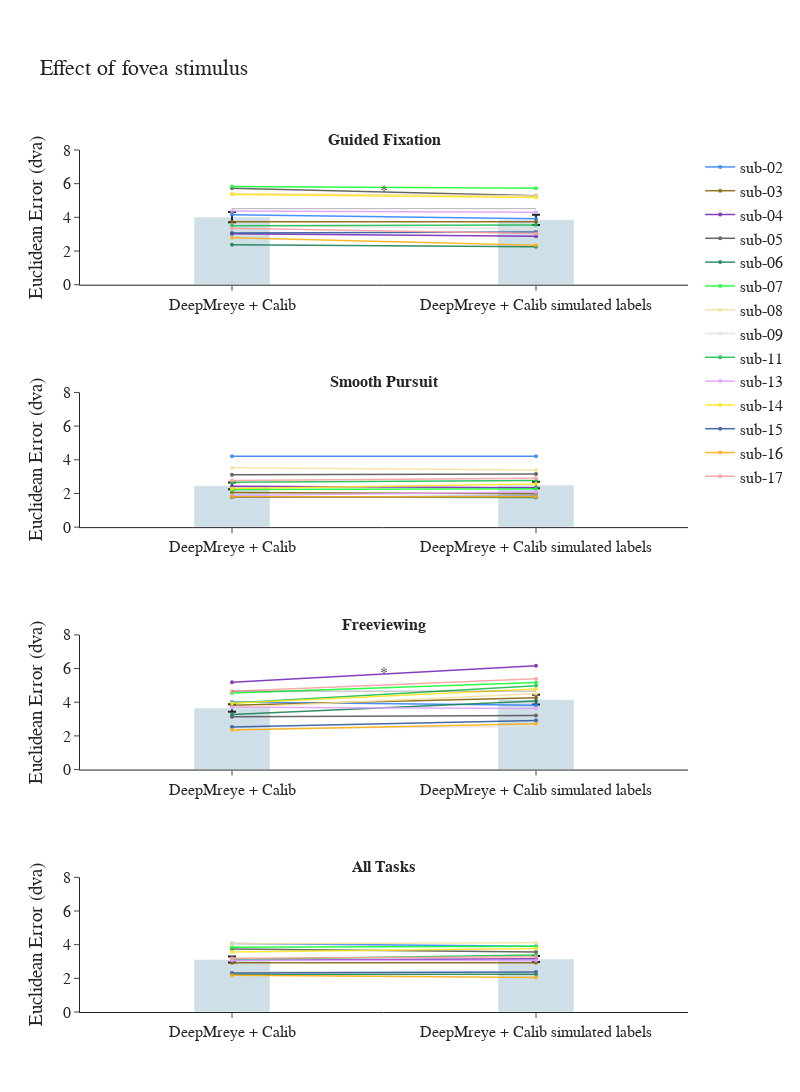

Notebook cell for this chart:
### Code cell
import plotly.graph_objects as go
from plotly.subplots import make_subplots
import numpy as np

# Define color and name mappings
model_name_map = {
    "pretrained": "DeepMreye",
    "scaled": "DeepMreye Scaled",
    "pt_calib": "DeepMreye + Calib", 
    "pt_fivedegree": "DeepMReye 5 degree", 
    "ft_fivedegree": "DeepMReye + Calib 5 degree", 
    "ft_sim": "DeepMreye + Calib simulated labels"
}

bar_color = 'rgba(66, 129, 164, 0.25)' 

colormap_subject_dict = {
    'sub-01': '#AA0DFE', 'sub-02': '#3283FE', 'sub-03': '#85660D', 'sub-04': '#782AB6',
    'sub-05': '#565656', 'sub-06': '#1C8356', 'sub-07': '#16FF32', 'sub-08': '#F7E1A0',
    'sub-09': '#E2E2E2', 'sub-11': '#1CBE4F', 'sub-13': '#DEA0FD', 'sub-14': '#FBE426', 
    'sub-15': '#325A9B', 'sub-16': '#FEAF16', 'sub-17': '#F8A19F'
}

task_labels = ["<b>Guided Fixation<b>", "<b>Smooth Pursuit<b>", "<b>Freeviewing<b>"]
task_names = ["fixation", "pursuit", "freeview", "all"]

comparisons = [("pt_calib", "ft_sim")]

fig = make_subplots(
    rows=4, cols=1,
    subplot_titles=[f"{label}" for label in task_labels] + ["<b>All Tasks<b>"]
)

shown_subjects = set()

for i, task in enumerate(task_names):
    model_a, model_b = comparisons[0]
    row = i + 1
    col = 1

    df_plot = df_ee[
        (df_ee["task"] == task) &
        (df_ee["model"].isin([model_a, model_b]))
    ]

    df_pivot = df_plot.pivot(index="subject", columns="model", values="mean")[[model_a, model_b]].dropna()

    means = df_pivot.mean()
    stderrs = df_pivot.sem()
    x_vals = [0, 1]

    fig.add_trace(go.Bar(
        x=x_vals,
        y=means.values,
        error_y=dict(type="data", array=stderrs.values),
        marker_color=bar_color,
        width=0.25,
        showlegend=False
    ), row=row, col=col)

    for subject, row_data in df_pivot.iterrows():
        color = colormap_subject_dict.get(subject, 'gray')
        show_legend = subject not in shown_subjects
        shown_subjects.add(subject)

        fig.add_trace(go.Scatter(
            x=x_vals,
            y=row_data.values,
            mode='lines+markers',
            line=dict(color=color, width=1.5),
            marker=dict(size=4),
            name=subject,
            opacity=0.9,
            showlegend=show_legend
        ), row=row, col=col)

    # Significance marker
    sig_row = sig_df[
        (sig_df.task == task) &
        (sig_df.model_a == model_a) &
        (sig_df.model_b == model_b)
    ]

    if not sig_row.empty and sig_row.iloc[0].p_value < 0.05:
        y_vals = means.values
        max_y = max(y_vals)
        line_y = max_y + 0.5

        fig.add_shape(
            type="line",
            x0=0,
            x1=1,
            y0=line_y,
            y1=line_y,
            line=dict(color="black", width=1),
            row=row, col=col
        )
        fig.add_trace(go.Scatter(
            x=[0.5],
            y=[line_y + 1],
            text=["*"],
            mode="text",
            showlegend=False
        ), row=row, col=col)

# Layout
fig.update_layout(
    height=1800,
    width=800,
    title_text="Effect of fovea stimulus",
    template="simple_white",
    showlegend=True,
    font=dict(size=16, family="Arial"),
    margin=dict(t=150)
)

# Axis formatting
for i in range(1, 5):
    fig.update_yaxes(range=[0, 8], title_text="Euclidean Error (dva)", row=i, col=1)
    fig.update_xaxes(
        tickvals=[0, 1],
        ticktext=[model_name_map["pt_calib"], model_name_map["ft_sim"]],
        row=i, col=1
    )

fig.show()

### Figure 1 — Plotly figure (JSON) as saved in the notebook; plotly's stock layout.template omitted (floating-point values rounded to 4 significant figures)
{"data": [{"error_y": {"array": [0.3078, 0.3045], "type": "data"}, "marker": {"color": "rgba(66, 129, 164, 0.25)"}, "showlegend": false, "type": "bar", "width": 0.25, "x": [0, 1], "xaxis": "x", "y": [4.017, 3.852], "yaxis": "y"}, {"line": {"color": "#3283FE", "width": 1.5}, "marker": {"size": 4}, "mode": "lines+markers", "name": "sub-02", "opacity": 0.9, "showlegend": true, "type": "scatter", "x": [0, 1], "xaxis": "x", "y": [4.15, 3.91], "yaxis": "y"}, {"line": {"color": "#85660D", "width": 1.5}, "marker": {"size": 4}, "mode": "lines+markers", "name": "sub-03", "opacity": 0.9, "showlegend": true, "type": "scatter", "x": [0, 1], "xaxis": "x", "y": [3.736, 3.74], "yaxis": "y"}, {"line": {"color": "#782AB6", "width": 1.5}, "marker": {"size": 4}, "mode": "lines+markers", "name": "sub-04", "opacity": 0.9, "showlegend": true, "type": "scatter", "x": [0, 1], "xaxis": "x", "y": [3.027, 2.882], "yaxis": "y"}, {"line": {"color": "#565656", "width": 1.5}, "marker": {"size": 4}, "mode": "lines+markers", "name": "sub-05", "opacity": 0.9, "showlegend": true, "type": "scatter", "x": [0, 1], "xaxis": "x", "y": [5.726, 5.282], "yaxis": "y"}, {"line": {"color": "#1C8356", "width": 1.5}, "marker": {"size": 4}, "mode": "lines+markers", "name": "sub-06", "opacity": 0.9, "showlegend": true, "type": "scatter", "x": [0, 1], "xaxis": "x", "y": [2.374, 2.25], "yaxis": "y"}, {"line": {"color": "#16FF32", "width": 1.5}, "marker": {"size": 4}, "mode": "lines+markers", "name": "sub-07", "opacity": 0.9, "showlegend": true, "type": "scatter", "x": [0, 1], "xaxis": "x", "y": [5.833, 5.733], "yaxis": "y"}, {"line": {"color": "#F7E1A0", "width": 1.5}, "marker": {"size": 4}, "mode": "lines+markers", "name": "sub-08", "opacity": 0.9, "showlegend": true, "type": "scatter", "x": [0, 1], "xaxis": "x", "y": [5.422, 5.265], "yaxis": "y"}, {"line": {"color": "#E2E2E2", "width": 1.5}, "marker": {"size": 4}, "mode": "lines+markers", "name": "sub-09", "opacity": 0.9, "showlegend": true, "type": "scatter", "x": [0, 1], "xaxis": "x", "y": [3.518, 3.323], "yaxis": "y"}, {"line": {"color": "#1CBE4F", "width": 1.5}, "marker": {"size": 4}, "mode": "lines+markers", "name": "sub-11", "opacity": 0.9, "showlegend": true, "type": "scatter", "x": [0, 1], "xaxis": "x", "y": [3.493, 3.542], "yaxis": "y"}, {"line": {"color": "#DEA0FD", "width": 1.5}, "marker": {"size": 4}, "mode": "lines+markers", "name": "sub-13", "opacity": 0.9, "showlegend": true, "type": "scatter", "x": [0, 1], "xaxis": "x", "y": [4.384, 4.304], "yaxis": "y"}, {"line": {"color": "#FBE426", "width": 1.5}, "marker": {"size": 4}, "mode": "lines+markers", "name": "sub-14", "opacity": 0.9, "showlegend": true, "type": "scatter", "x": [0, 1], "xaxis": "x", "y": [5.352, 5.172], "yaxis": "y"}, {"line": {"color": "#325A9B", "width": 1.5}, "marker": {"size": 4}, "mode": "lines+markers", "name": "sub-15", "opacity": 0.9, "showlegend": true, "type": "scatter", "x": [0, 1], "xaxis": "x", "y": [3.067, 3.136], "yaxis": "y"}, {"line": {"color": "#FEAF16", "width": 1.5}, "marker": {"size": 4}, "mode": "lines+markers", "name": "sub-16", "opacity": 0.9, "showlegend": true, "type": "scatter", "x": [0, 1], "xaxis": "x", "y": [2.793, 2.339], "yaxis": "y"}, {"line": {"color": "#F8A19F", "width": 1.5}, "marker": {"size": 4}, "mode": "lines+markers", "name": "sub-17", "opacity": 0.9, "showlegend": true, "type": "scatter", "x": [0, 1], "xaxis": "x", "y": [3.358, 3.046], "yaxis": "y"}, {"mode": "text", "showlegend": false, "text": ["*"], "type": "scatter", "x": [0.5], "xaxis": "x", "y": [5.517], "yaxis": "y"}, {"error_y": {"array": [0.1985, 0.193], "type": "data"}, "marker": {"color": "rgba(66, 129, 164, 0.25)"}, "showlegend": false, "type": "bar", "width": 0.25, "x": [0, 1], "xaxis": "x2", "y": [2.451, 2.495], "yaxis": "y2"}, {"line": {"color": "#3283FE", "width": 1.5}, "marker": {"size": 4}, "mode": "lines+markers", "name": "sub-02", "opacity": 0.9, "showlegend": false, "type": "scatter", "x": [0, 1], "xaxis": "x2", "y": [4.205, 4.214], "yaxis": "y2"}, {"line": {"color": "#85660D", "width": 1.5}, "marker": {"size": 4}, "mode": "lines+markers", "name": "sub-03", "opacity": 0.9, "showlegend": false, "type": "scatter", "x": [0, 1], "xaxis": "x2", "y": [2.057, 1.977], "yaxis": "y2"}, {"line": {"color": "#782AB6", "width": 1.5}, "marker": {"size": 4}, "mode": "lines+markers", "name": "sub-04", "opacity": 0.9, "showlegend": false, "type": "scatter", "x": [0, 1], "xaxis": "x2", "y": [2.431, 2.343], "yaxis": "y2"}, {"line": {"color": "#565656", "width": 1.5}, "marker": {"size": 4}, "mode": "lines+markers", "name": "sub-05", "opacity": 0.9, "showlegend": false, "type": "scatter", "x": [0, 1], "xaxis": "x2", "y": [3.117, 3.148], "yaxis": "y2"}, {"line": {"color": "#1C8356", "width": 1.5}, "marker": {"size": 4}, "mode": "lines+markers", "name": "sub-06", "opacity": 0.9, "showlegend": false, "type": "scatter", "x": [0, 1], "xaxis": "x2", "y": [1.789, 1.766], "yaxis": "y2"}, {"line": {"color": "#16FF32", "width": 1.5}, "marker": {"size": 4}, "mode": "lines+markers", "name": "sub-07", "opacity": 0.9, "showlegend": false, "type": "scatter", "x": [0, 1], "xaxis": "x2", "y": [2.24, 2.279], "yaxis": "y2"}, {"line": {"color": "#F7E1A0", "width": 1.5}, "marker": {"size": 4}, "mode": "lines+markers", "name": "sub-08", "opacity": 0.9, "showlegend": false, "type": "scatter", "x": [0, 1], "xaxis": "x2", "y": [3.529, 3.399], "yaxis": "y2"}, {"line": {"color": "#E2E2E2", "width": 1.5}, "marker": {"size": 4}, "mode": "lines+markers", "name": "sub-09", "opacity": 0.9, "showlegend": false, "type": "scatter", "x": [0, 1], "xaxis": "x2", "y": [1.752, 1.871], "yaxis": "y2"}, {"line": {"color": "#1CBE4F", "width": 1.5}, "marker": {"size": 4}, "mode": "lines+markers", "name": "sub-11", "opacity": 0.9, "showlegend": false, "type": "scatter", "x": [0, 1], "xaxis": "x2", "y": [2.66, 2.765], "yaxis": "y2"}, {"line": {"color": "#DEA0FD", "width": 1.5}, "marker": {"size": 4}, "mode": "lines+markers", "name": "sub-13", "opacity": 0.9, "showlegend": false, "type": "scatter", "x": [0, 1], "xaxis": "x2", "y": [1.886, 2.083], "yaxis": "y2"}, {"line": {"color": "#FBE426", "width": 1.5}, "marker": {"size": 4}, "mode": "lines+markers", "name": "sub-14", "opacity": 0.9, "showlegend": false, "type": "scatter", "x": [0, 1], "xaxis": "x2", "y": [2.295, 2.555], "yaxis": "y2"}, {"line": {"color": "#325A9B", "width": 1.5}, "marker": {"size": 4}, "mode": "lines+markers", "name": "sub-15", "opacity": 0.9, "showlegend": false, "type": "scatter", "x": [0, 1], "xaxis": "x2", "y": [1.779, 1.83], "yaxis": "y2"}, {"line": {"color": "#FEAF16", "width": 1.5}, "marker": {"size": 4}, "mode": "lines+markers", "name": "sub-16", "opacity": 0.9, "showlegend": false, "type": "scatter", "x": [0, 1], "xaxis": "x2", "y": [1.801, 1.808], "yaxis": "y2"}, {"line": {"color": "#F8A19F", "width": 1.5}, "marker": {"size": 4}, "mode": "lines+markers", "name": "sub-17", "opacity": 0.9, "showlegend": false, "type": "scatter", "x": [0, 1], "xaxis": "x2", "y": [2.765, 2.897], "yaxis": "y2"}, {"error_y": {"array": [0.2269, 0.289], "type": "data"}, "marker": {"color": "rgba(66, 129, 164, 0.25)"}, "showlegend": false, "type": "bar", "width": 0.25, "x": [0, 1], "xaxis": "x3", "y": [3.658, 4.157], "yaxis": "y3"}, {"line": {"color": "#3283FE", "width": 1.5}, "marker": {"size": 4}, "mode": "lines+markers", "name": "sub-02", "opacity": 0.9, "showlegend": false, "type": "scatter", "x": [0, 1], "xaxis": "x3", "y": [4.015, 3.818], "yaxis": "y3"}, {"line": {"color": "#85660D", "width": 1.5}, "marker": {"size": 4}, "mode": "lines+markers", "name": "sub-03", "opacity": 0.9, "showlegend": false, "type": "scatter", "x": [0, 1], "xaxis": "x3", "y": [3.816, 4.262], "yaxis": "y3"}, {"line": {"color": "#782AB6", "width": 1.5}, "marker": {"size": 4}, "mode": "lines+markers", "name": "sub-04", "opacity": 0.9, "showlegend": false, "type": "scatter", "x": [0, 1], "xaxis": "x3", "y": [5.181, 6.17], "yaxis": "y3"}, {"line": {"color": "#565656", "width": 1.5}, "marker": {"size": 4}, "mode": "lines+markers", "name": "sub-05", "opacity": 0.9, "showlegend": false, "type": "scatter", "x": [0, 1], "xaxis": "x3", "y": [3.138, 3.217], "yaxis": "y3"}, {"line": {"color": "#1C8356", "width": 1.5}, "marker": {"size": 4}, "mode": "lines+markers", "name": "sub-06", "opacity": 0.9, "showlegend": false, "type": "scatter", "x": [0, 1], "xaxis": "x3", "y": [3.267, 4.077], "yaxis": "y3"}, {"line": {"color": "#16FF32", "width": 1.5}, "marker": {"size": 4}, "mode": "lines+markers", "name": "sub-07", "opacity": 0.9, "showlegend": false, "type": "scatter", "x": [0, 1], "xaxis": "x3", "y": [4.553, 5.172], "yaxis": "y3"}, {"line": {"color": "#F7E1A0", "width": 1.5}, "marker": {"size": 4}, "mode": "lines+markers", "name": "sub-08", "opacity": 0.9, "showlegend": false, "type": "scatter", "x": [0, 1], "xaxis": "x3", "y": [3.691, 4.509], "yaxis": "y3"}, {"line": {"color": "#E2E2E2", "width": 1.5}, "marker": {"size": 4}, "mode": "lines+markers", "name": "sub-09", "opacity": 0.9, "showlegend": false, "type": "scatter", "x": [0, 1], "xaxis": "x3", "y": [2.422, 2.575], "yaxis": "y3"}, {"line": {"color": "#1CBE4F", "width": 1.5}, "marker": {"size": 4}, "mode": "lines+markers", "name": "sub-11", "opacity": 0.9, "showlegend": false, "type": "scatter", "x": [0, 1], "xaxis": "x3", "y": [3.952, 4.974], "yaxis": "y3"}, {"line": {"color": "#DEA0FD", "width": 1.5}, "marker": {"size": 4}, "mode": "lines+markers", "name": "sub-13", "opacity": 0.9, "showlegend": false, "type": "scatter", "x": [0, 1], "xaxis": "x3", "y": [3.706, 3.623], "yaxis": "y3"}, {"line": {"color": "#FBE426", "width": 1.5}, "marker": {"size": 4}, "mode": "lines+markers", "name": "sub-14", "opacity": 0.9, "showlegend": false, "type": "scatter", "x": [0, 1], "xaxis": "x3", "y": [3.94, 4.78], "yaxis": "y3"}, {"line": {"color": "#325A9B", "width": 1.5}, "marker": {"size": 4}, "mode": "lines+markers", "name": "sub-15", "opacity": 0.9, "showlegend": false, "type": "scatter", "x": [0, 1], "xaxis": "x3", "y": [2.534, 2.91], "yaxis": "y3"}, {"line": {"color": "#FEAF16", "width": 1.5}, "marker": {"size": 4}, "mode": "lines+markers", "name": "sub-16", "opacity": 0.9, "showlegend": false, "type": "scatter", "x": [0, 1], "xaxis": "x3", "y": [2.346, 2.723], "yaxis": "y3"}, {"line": {"color": "#F8A19F", "width": 1.5}, "marker": {"size": 4}, "mode": "lines+markers", "name": "sub-17", "opacity": 0.9, "showlegend": false, "type": "scatter", "x": [0, 1], "xaxis": "x3", "y": [4.656, 5.391], "yaxis": "y3"}, {"mode": "text", "showlegend": false, "text": ["*"], "type": "scatter", "x": [0.5], "xaxis": "x3", "y": [5.657], "yaxis": "y3"}, {"error_y": {"array": [0.1784, 0.1808], "type": "data"}, "marker": {"color": "rgba(66, 129, 164, 0.25)"}, "showlegend": false, "type": "bar", "width": 0.25, "x": [0, 1], "xaxis": "x4", "y": [3.125, 3.15], "yaxis": "y4"}, {"line": {"color": "#3283FE", "width": 1.5}, "marker": {"size": 4}, "mode": "lines+markers", "name": "sub-02", "opacity": 0.9, "showlegend": false, "type": "scatter", "x": [0, 1], "xaxis": "x4", "y": [4.065, 3.898], "yaxis": "y4"}, {"line": {"color": "#85660D", "width": 1.5}, "marker": {"size": 4}, "mode": "lines+markers", "name": "sub-03", "opacity": 0.9, "showlegend": false, "type": "scatter", "x": [0, 1], "xaxis": "x4", "y": [2.932, 2.926], "yaxis": "y4"}, {"line": {"color": "#782AB6", "width": 1.5}, "marker": {"size": 4}, "mode": "lines+markers", "name": "sub-04", "opacity": 0.9, "showlegend": false, "type": "scatter", "x": [0, 1], "xaxis": "x4", "y": [3.068, 3.164], "yaxis": "y4"}, {"line": {"color": "#565656", "width": 1.5}, "marker": {"size": 4}, "mode": "lines+markers", "name": "sub-05", "opacity": 0.9, "showlegend": false, "type": "scatter", "x": [0, 1], "xaxis": "x4", "y": [3.745, 3.562], "yaxis": "y4"}, {"line": {"color": "#1C8356", "width": 1.5}, "marker": {"size": 4}, "mode": "lines+markers", "name": "sub-06", "opacity": 0.9, "showlegend": false, "type": "scatter", "x": [0, 1], "xaxis": "x4", "y": [2.222, 2.243], "yaxis": "y4"}, {"line": {"color": "#16FF32", "width": 1.5}, "marker": {"size": 4}, "mode": "lines+markers", "name": "sub-07", "opacity": 0.9, "showlegend": false, "type": "scatter", "x": [0, 1], "xaxis": "x4", "y": [3.85, 3.9], "yaxis": "y4"}, {"line": {"color": "#F7E1A0", "width": 1.5}, "marker": {"size": 4}, "mode": "lines+markers", "name": "sub-08", "opacity": 0.9, "showlegend": false, "type": "scatter", "x": [0, 1], "xaxis": "x4", "y": [4.051, 4.111], "yaxis": "y4"}, {"line": {"color": "#E2E2E2", "width": 1.5}, "marker": {"size": 4}, "mode": "lines+markers", "name": "sub-09", "opacity": 0.9, "showlegend": false, "type": "scatter", "x": [0, 1], "xaxis": "x4", "y": [2.386, 2.38], "yaxis": "y4"}, {"line": {"color": "#1CBE4F", "width": 1.5}, "marker": {"size": 4}, "mode": "lines+markers", "name": "sub-11", "opacity": 0.9, "showlegend": false, "type": "scatter", "x": [0, 1], "xaxis": "x4", "y": [3.113, 3.379], "yaxis": "y4"}, {"line": {"color": "#DEA0FD", "width": 1.5}, "marker": {"size": 4}, "mode": "lines+markers", "name": "sub-13", "opacity": 0.9, "showlegend": false, "type": "scatter", "x": [0, 1], "xaxis": "x4", "y": [3.069, 3.057], "yaxis": "y4"}, {"line": {"color": "#FBE426", "width": 1.5}, "marker": {"size": 4}, "mode": "lines+markers", "name": "sub-14", "opacity": 0.9, "showlegend": false, "type": "scatter", "x": [0, 1], "xaxis": "x4", "y": [3.561, 3.773], "yaxis": "y4"}, {"line": {"color": "#325A9B", "width": 1.5}, "marker": {"size": 4}, "mode": "lines+markers", "name": "sub-15", "opacity": 0.9, "showlegend": false, "type": "scatter", "x": [0, 1], "xaxis": "x4", "y": [2.309, 2.378], "yaxis": "y4"}, {"line": {"color": "#FEAF16", "width": 1.5}, "marker": {"size": 4}, "mode": "lines+markers", "name": "sub-16", "opacity": 0.9, "showlegend": false, "type": "scatter", "x": [0, 1], "xaxis": "x4", "y": [2.19, 2.052], "yaxis": "y4"}, {"line": {"color": "#F8A19F", "width": 1.5}, "marker": {"size": 4}, "mode": "lines+markers", "name": "sub-17", "opacity": 0.9, "showlegend": false, "type": "scatter", "x": [0, 1], "xaxis": "x4", "y": [3.188, 3.28], "yaxis": "y4"}], "layout": {"annotations": [{"font": {"size": 16}, "showarrow": false, "text": "<b>Guided Fixation<b>", "x": 0.5, "xanchor": "center", "xref": "paper", "y": 1, "yanchor": "bottom", "yref": "paper"}, {"font": {"size": 16}, "showarrow": false, "text": "<b>Smooth Pursuit<b>", "x": 0.5, "xanchor": "center", "xref": "paper", "y": 0.7188, "yanchor": "bottom", "yref": "paper"}, {"font": {"size": 16}, "showarrow": false, "text": "<b>Freeviewing<b>", "x": 0.5, "xanchor": "center", "xref": "paper", "y": 0.4375, "yanchor": "bottom", "yref": "paper"}, {"font": {"size": 16}, "showarrow": false, "text": "<b>All Tasks<b>", "x": 0.5, "xanchor": "center", "xref": "paper", "y": 0.1562, "yanchor": "bottom", "yref": "paper"}], "font": {"family": "Arial", "size": 16}, "height": 1800, "margin": {"t": 150}, "shapes": [{"line": {"color": "black", "width": 1}, "type": "line", "x0": 0, "x1": 1, "xref": "x", "y0": 4.517, "y1": 4.517, "yref": "y"}, {"line": {"color": "black", "width": 1}, "type": "line", "x0": 0, "x1": 1, "xref": "x3", "y0": 4.657, "y1": 4.657, "yref": "y3"}], "showlegend": true, "title": {"text": "Effect of fovea stimulus"}, "width": 800, "xaxis": {"anchor": "y", "domain": [0, 1], "ticktext": ["DeepMreye + Calib", "DeepMreye + Calib simulated labels"], "tickvals": [0, 1]}, "xaxis2": {"anchor": "y2", "domain": [0, 1], "ticktext": ["DeepMreye + Calib", "DeepMreye + Calib simulated labels"], "tickvals": [0, 1]}, "xaxis3": {"anchor": "y3", "domain": [0, 1], "ticktext": ["DeepMreye + Calib", "DeepMreye + Calib simulated labels"], "tickvals": [0, 1]}, "xaxis4": {"anchor": "y4", "domain": [0, 1], "ticktext": ["DeepMreye + Calib", "DeepMreye + Calib simulated labels"], "tickvals": [0, 1]}, "yaxis": {"anchor": "x", "domain": [0.8438, 1], "range": [0, 8], "title": {"text": "Euclidean Error (dva)"}}, "yaxis2": {"anchor": "x2", "domain": [0.5625, 0.7188], "range": [0, 8], "title": {"text": "Euclidean Error (dva)"}}, "yaxis3": {"anchor": "x3", "domain": [0.2812, 0.4375], "range": [0, 8], "title": {"text": "Euclidean Error (dva)"}}, "yaxis4": {"anchor": "x4", "domain": [0, 0.1562], "range": [0, 8], "title": {"text": "Euclidean Error (dva)"}}}}
